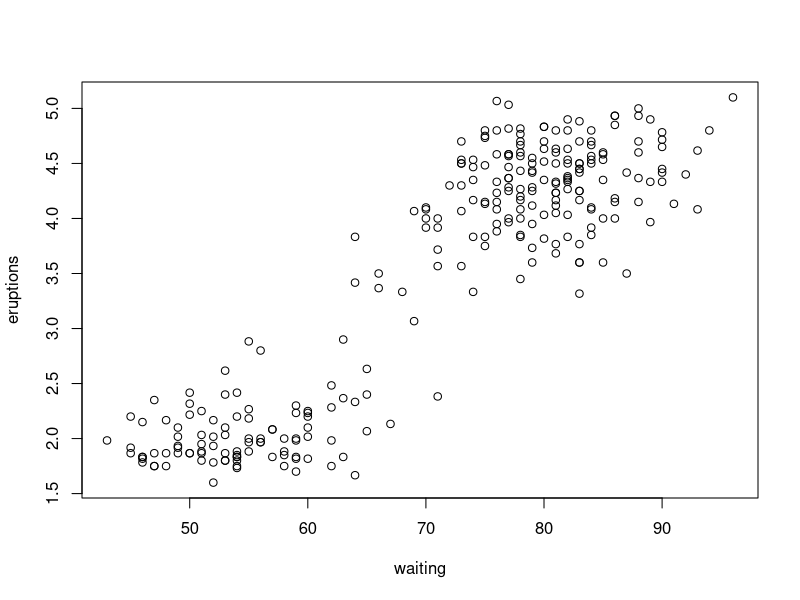
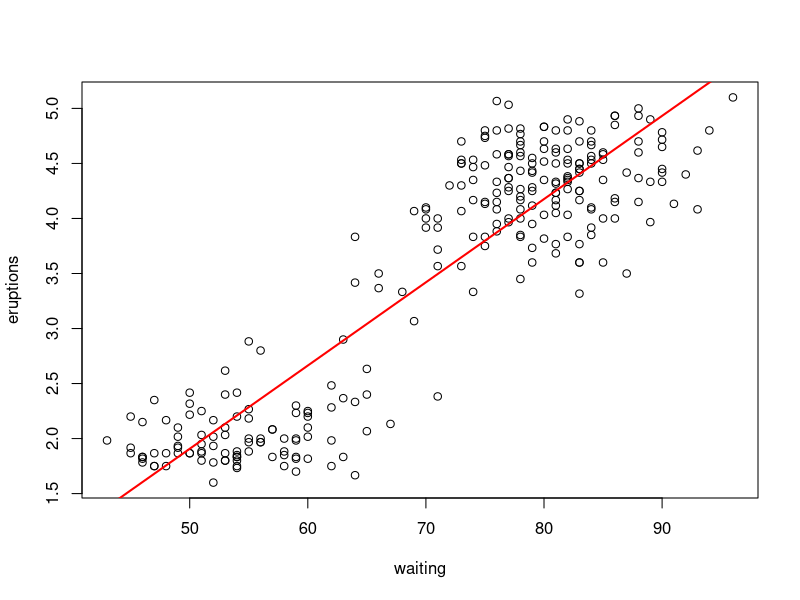
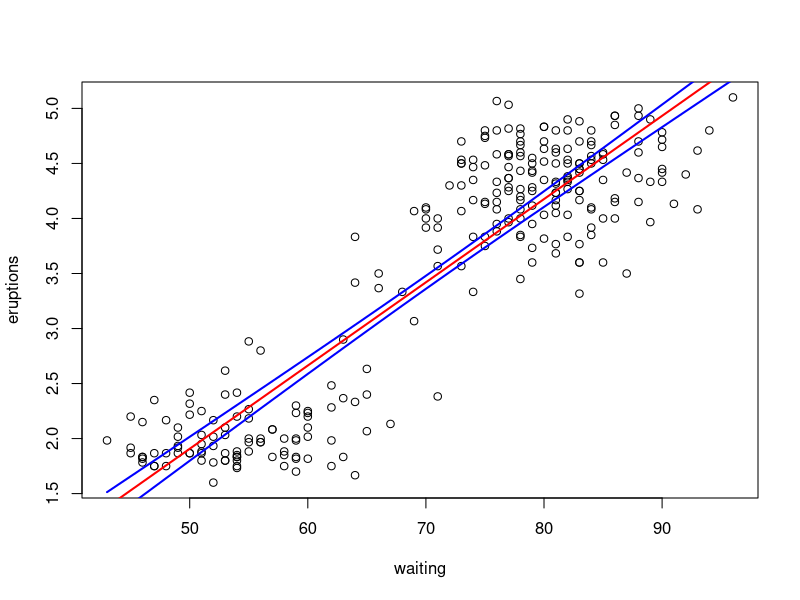
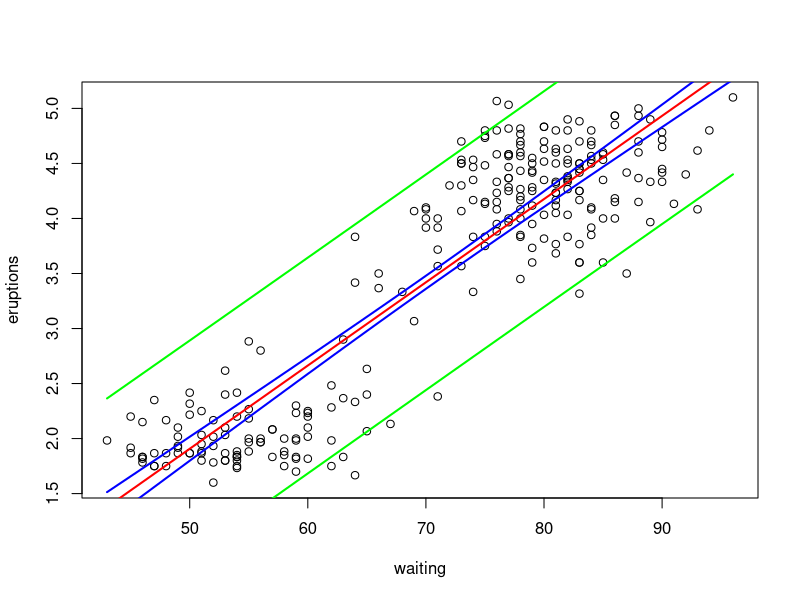

These charts were generated, in order, by the following R code:
# Read in data from file
data1=faithful
data=data1[order(data1$waiting),]
waiting=data[,2]
eruptions=data[,1]

# Plot the data
plot(waiting,eruptions)

# Fit Regression Model
eruption.lm=lm(eruptions~waiting, data=data)

# Display Summaries for Regression Information
summary(eruption.lm)

# Display ANOVA Table
anova(eruption.lm)

# Display the line of best fit with the data
conf.int =  predict(eruption.lm,interval="confidence")
fitted.values = conf.int[,1]
plot(waiting,eruptions)
lines(waiting,fitted.values,col="red",lwd=2)

# Add the confidence bands for E[Ynew]
conf.lower=predict(eruption.lm,interval="confidence")[ , "lwr" ]
conf.upper=predict(eruption.lm,interval="confidence")[ , "upr" ]
plot(waiting,eruptions)
lines(waiting,fitted.values,col="red",lwd=2)
lines(waiting,conf.lower,lwd=2,col="blue")
lines(waiting,conf.upper,lwd=2,col="blue")

# Add the prediction bands for Ynew
pred.lower=predict(eruption.lm,interval="prediction")[ , "lwr" ]
pred.upper=predict(eruption.lm,interval="prediction")[ , "upr" ]
plot(waiting,eruptions)
lines(waiting,fitted.values,col="red",lwd=2)
lines(waiting,conf.lower,lwd=2,col="blue")
lines(waiting,conf.upper,lwd=2,col="blue")
lines(waiting,pred.lower,lwd=2,col="green")
lines(waiting,pred.upper,lwd=2,col="green")
